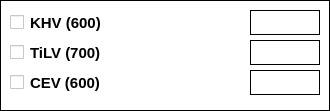
   <widget class="QFrame" name="box_aq">
    <property name="geometry">
     <rect>
      <x>700</x>
      <y>750</y>
      <width>330</width>
      <height>111</height>
     </rect>
    </property>
    <property name="styleSheet">
     <string>border: 1px solid black; background-color: white;</string>
    </property>
    <property name="frameShape">
     <enum>QFrame::Shape::Box</enum>
    </property>
    <widget class="QCheckBox" name="c_aq1">
     <property name="geometry">
      <rect>
       <x>10</x>
       <y>10</y>
       <width>230</width>
       <height>25</height>
      </rect>
     </property>
     <property name="font">
      <font>
       <pointsize>11</pointsize>
       <bold>true</bold>
      </font>
     </property>
     <property name="styleSheet">
      <string>border: none;</string>
     </property>
     <property name="text">
      <string>KHV (600)</string>
     </property>
    </widget>
    <widget class="QLineEdit" name="e_aq1">
     <property name="geometry">
      <rect>
       <x>250</x>
       <y>10</y>
       <width>70</width>
       <height>25</height>
      </rect>
     </property>
    </widget>
    <widget class="QCheckBox" name="c_aq2">
     <property name="geometry">
      <rect>
       <x>10</x>
       <y>40</y>
       <width>230</width>
       <height>25</height>
      </rect>
     </property>
     <property name="font">
      <font>
       <pointsize>11</pointsize>
       <bold>true</bold>
      </font>
     </property>
     <property name="styleSheet">
      <string>border: none;</string>
     </property>
     <property name="text">
      <string>TiLV (700)</string>
     </property>
    </widget>
    <widget class="QLineEdit" name="e_aq2">
     <property name="geometry">
      <rect>
       <x>250</x>
       <y>40</y>
       <width>70</width>
       <height>25</height>
      </rect>
     </property>
    </widget>
    <widget class="QCheckBox" name="c_aq3">
     <property name="geometry">
      <rect>
       <x>10</x>
       <y>70</y>
       <width>230</width>
       <height>25</height>
      </rect>
     </property>
     <property name="font">
      <font>
       <pointsize>11</pointsize>
       <bold>true</bold>
      </font>
     </property>
     <property name="styleSheet">
      <string>border: none;</string>
     </property>
     <property name="text">
      <string>CEV (600)</string>
     </property>
    </widget>
    <widget class="QLineEdit" name="e_aq3">
     <property name="geometry">
      <rect>
       <x>250</x>
       <y>70</y>
       <width>70</width>
       <height>25</height>
      </rect>
     </property>
    </widget>
   </widget>
